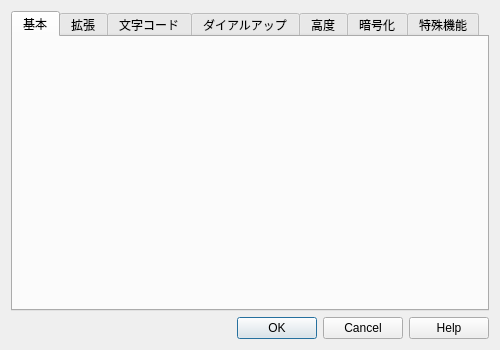
<?xml version="1.0" encoding="UTF-8"?>
<ui version="4.0">
 <class>HostSettingsDialog</class>
 <widget class="QDialog" name="HostSettingsDialog">
  <property name="geometry">
   <rect>
    <x>0</x>
    <y>0</y>
    <width>500</width>
    <height>350</height>
   </rect>
  </property>
  <property name="windowTitle">
   <string>ホストの設定</string>
  </property>
  <layout class="QVBoxLayout" name="verticalLayout">
   <item>
    <widget class="QTabWidget" name="tabWidget">
     <property name="currentIndex">
      <number>0</number>
     </property>
     <widget class="QWidget" name="tab_0">
      <property name="windowTitle">
       <string>ホストの設定</string>
      </property>
      <attribute name="title">
       <string>基本</string>
      </attribute>
      <layout class="QHBoxLayout" name="horizontalLayout">
       <item>
        <widget class="HostSettingBasicForm" name="form0_basic" native="true"/>
       </item>
      </layout>
     </widget>
     <widget class="QWidget" name="tab_1">
      <attribute name="title">
       <string>拡張</string>
      </attribute>
     </widget>
     <widget class="QWidget" name="tab_2">
      <attribute name="title">
       <string>文字コード</string>
      </attribute>
     </widget>
     <widget class="QWidget" name="tab_3">
      <attribute name="title">
       <string>ダイアルアップ</string>
      </attribute>
     </widget>
     <widget class="QWidget" name="tab_4">
      <attribute name="title">
       <string>高度</string>
      </attribute>
     </widget>
     <widget class="QWidget" name="tab_5">
      <attribute name="title">
       <string>暗号化</string>
      </attribute>
     </widget>
     <widget class="QWidget" name="tab_6">
      <attribute name="title">
       <string>特殊機能</string>
      </attribute>
     </widget>
    </widget>
   </item>
   <item>
    <widget class="QDialogButtonBox" name="buttonBox">
     <property name="orientation">
      <enum>Qt::Horizontal</enum>
     </property>
     <property name="standardButtons">
      <set>QDialogButtonBox::Cancel|QDialogButtonBox::Help|QDialogButtonBox::Ok</set>
     </property>
    </widget>
   </item>
  </layout>
 </widget>
 <customwidgets>
  <customwidget>
   <class>HostSettingBasicForm</class>
   <extends>QWidget</extends>
   <header location="global">hostsettingbasicform.hpp</header>
   <container>1</container>
  </customwidget>
 </customwidgets>
 <tabstops>
  <tabstop>tabWidget</tabstop>
 </tabstops>
 <resources/>
 <connections>
  <connection>
   <sender>buttonBox</sender>
   <signal>accepted()</signal>
   <receiver>HostSettingsDialog</receiver>
   <slot>accept()</slot>
   <hints>
    <hint type="sourcelabel">
     <x>248</x>
     <y>254</y>
    </hint>
    <hint type="destinationlabel">
     <x>157</x>
     <y>274</y>
    </hint>
   </hints>
  </connection>
  <connection>
   <sender>buttonBox</sender>
   <signal>rejected()</signal>
   <receiver>HostSettingsDialog</receiver>
   <slot>reject()</slot>
   <hints>
    <hint type="sourcelabel">
     <x>316</x>
     <y>260</y>
    </hint>
    <hint type="destinationlabel">
     <x>286</x>
     <y>274</y>
    </hint>
   </hints>
  </connection>
  <connection>
   <sender>buttonBox</sender>
   <signal>helpRequested()</signal>
   <receiver>HostSettingsDialog</receiver>
   <slot>help()</slot>
   <hints>
    <hint type="sourcelabel">
     <x>200</x>
     <y>255</y>
    </hint>
    <hint type="destinationlabel">
     <x>199</x>
     <y>149</y>
    </hint>
   </hints>
  </connection>
 </connections>
 <slots>
  <slot>help()</slot>
  <slot>onCurrentChanged(int)</slot>
 </slots>
</ui>
